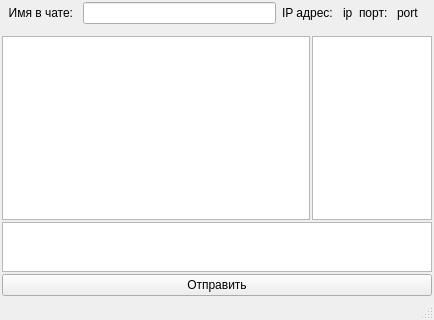
<?xml version="1.0" encoding="UTF-8"?>
<ui version="4.0">
 <class>mini</class>
 <widget class="QMainWindow" name="mini">
  <property name="geometry">
   <rect>
    <x>0</x>
    <y>0</y>
    <width>434</width>
    <height>320</height>
   </rect>
  </property>
  <property name="windowTitle">
   <string>mini</string>
  </property>
  <widget class="QWidget" name="centralWidget">
   <layout class="QGridLayout" name="gridLayout">
    <property name="leftMargin">
     <number>2</number>
    </property>
    <property name="topMargin">
     <number>2</number>
    </property>
    <property name="rightMargin">
     <number>2</number>
    </property>
    <property name="bottomMargin">
     <number>2</number>
    </property>
    <property name="spacing">
     <number>2</number>
    </property>
    <item row="2" column="0">
     <widget class="QTextEdit" name="teMessage">
      <property name="maximumSize">
       <size>
        <width>16777215</width>
        <height>50</height>
       </size>
      </property>
     </widget>
    </item>
    <item row="1" column="0">
     <layout class="QHBoxLayout" name="horizontalLayout">
      <property name="spacing">
       <number>2</number>
      </property>
      <item>
       <widget class="QTextBrowser" name="wvChat"/>
      </item>
      <item>
       <widget class="QListWidget" name="lwOnliners">
        <property name="minimumSize">
         <size>
          <width>120</width>
          <height>0</height>
         </size>
        </property>
        <property name="maximumSize">
         <size>
          <width>120</width>
          <height>16777215</height>
         </size>
        </property>
       </widget>
      </item>
     </layout>
    </item>
    <item row="3" column="0">
     <layout class="QHBoxLayout" name="horizontalLayout_2">
      <property name="spacing">
       <number>0</number>
      </property>
      <property name="leftMargin">
       <number>0</number>
      </property>
      <property name="topMargin">
       <number>0</number>
      </property>
      <property name="rightMargin">
       <number>0</number>
      </property>
      <property name="bottomMargin">
       <number>0</number>
      </property>
      <item>
       <widget class="QPushButton" name="pbSend">
        <property name="text">
         <string>Отправить</string>
        </property>
       </widget>
      </item>
     </layout>
    </item>
    <item row="0" column="0">
     <layout class="QHBoxLayout" name="horizontalLayout_3">
      <property name="bottomMargin">
       <number>10</number>
      </property>
      <item>
       <widget class="QLabel" name="label">
        <property name="text">
         <string>  Имя в чате: </string>
        </property>
       </widget>
      </item>
      <item>
       <widget class="QLineEdit" name="leName"/>
      </item>
      <item>
       <widget class="QLabel" name="label_2">
        <property name="text">
         <string>IP адрес: </string>
        </property>
       </widget>
      </item>
      <item>
       <widget class="QLabel" name="label_ip">
        <property name="text">
         <string>ip</string>
        </property>
       </widget>
      </item>
      <item>
       <widget class="QLabel" name="label_3">
        <property name="text">
         <string>порт: </string>
        </property>
       </widget>
      </item>
      <item>
       <widget class="QLabel" name="label_port">
        <property name="text">
         <string>port</string>
        </property>
       </widget>
      </item>
      <item>
       <widget class="QLabel" name="label_4">
        <property name="text">
         <string/>
        </property>
       </widget>
      </item>
     </layout>
    </item>
   </layout>
  </widget>
  <widget class="QStatusBar" name="statusBar"/>
 </widget>
 <layoutdefault spacing="6" margin="11"/>
 <resources/>
 <connections/>
</ui>
